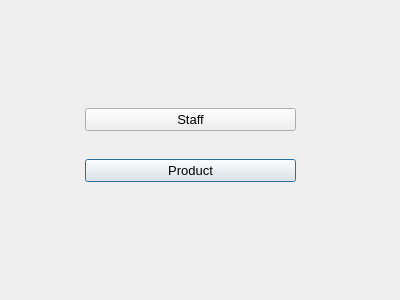
<?xml version="1.0" encoding="UTF-8"?>
<ui version="4.0">
 <class>selection_window</class>
 <widget class="QDialog" name="selection_window">
  <property name="geometry">
   <rect>
    <x>0</x>
    <y>0</y>
    <width>400</width>
    <height>300</height>
   </rect>
  </property>
  <property name="windowTitle">
   <string>Dialog</string>
  </property>
  <widget class="QWidget" name="layoutWidget">
   <property name="geometry">
    <rect>
     <x>80</x>
     <y>80</y>
     <width>221</width>
     <height>131</height>
    </rect>
   </property>
   <layout class="QGridLayout" name="gridLayout">
    <property name="leftMargin">
     <number>5</number>
    </property>
    <property name="topMargin">
     <number>5</number>
    </property>
    <property name="rightMargin">
     <number>5</number>
    </property>
    <property name="bottomMargin">
     <number>5</number>
    </property>
    <property name="spacing">
     <number>5</number>
    </property>
    <item row="1" column="0">
     <widget class="QPushButton" name="pushButton_3">
      <property name="font">
       <font>
        <pointsize>10</pointsize>
       </font>
      </property>
      <property name="text">
       <string>Product</string>
      </property>
     </widget>
    </item>
    <item row="0" column="0">
     <widget class="QPushButton" name="pushButton">
      <property name="font">
       <font>
        <pointsize>10</pointsize>
       </font>
      </property>
      <property name="text">
       <string>Staff</string>
      </property>
     </widget>
    </item>
   </layout>
  </widget>
 </widget>
 <resources/>
 <connections/>
</ui>
